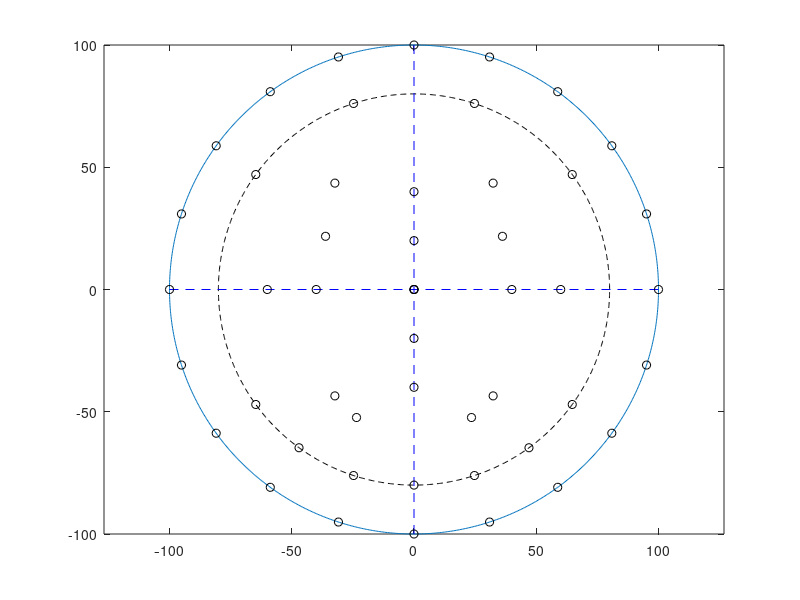

Reproduce this figure in MATLAB.
% In this script, we calculated the coordinates of the electrodes used in this project, 
%following the international 10-20 standard as closely as possible.
coord=zeros(30,2);

r=100;
t=linspace(0,2*pi,1000);
head_x      = r.*cos(t);        % Cartesian X of the head
head_y      = r.*sin(t);        % Cartesian Y of the head

figure
plot(head_x,head_y)
axis equal;
hold on;

ri=4/5*r;
head_xi      = ri.*cos(t);        % Cartesian X of the head
head_yi      = ri.*sin(t);        % Cartesian Y of the head

plot(head_xi,head_yi,'--k')
hold on;
plot([-100,100],[0,0],'--b'); hold on;
plot([0,0],[-100,100],'--b'); hold on;

coord(13,1:2)=[0,-ri]; %Oz

ti=linspace(0,2*pi,21);
coord(19,1:2)=[ri*cos(ti(3)),ri*sin(ti(3))]; % F8
coord(16,1:2)=[ri*cos(ti(5)),ri*sin(ti(5))]; % FP2
coord(1,1:2)=[ri*cos(ti(7)),ri*sin(ti(7))]; % FP1
coord(3,1:2)=[ri*cos(ti(9)),ri*sin(ti(9))]; % F7
coord(8,1:2)=[ri*cos(ti(13)),ri*sin(ti(13))]; % P7
coord(10,1:2)=[ri*cos(ti(14)),ri*sin(ti(14))]; % PO7
coord(12,1:2)=[ri*cos(ti(15)),ri*sin(ti(15))]; % O1
coord(30,1:2)=[ri*cos(ti(17)),ri*sin(ti(17))]; % O2
coord(28,1:2)=[ri*cos(ti(18)),ri*sin(ti(18))]; % PO8
coord(26,1:2)=[ri*cos(ti(19)),ri*sin(ti(19))]; % P8
coord(9,1:2)=[r*cos(ti(13)),r*sin(ti(13))]; % P9
coord(27,1:2)=[r*cos(ti(19)),r*sin(ti(19))]; % P10
coord(22,1:2)=[0,0]; % Cz
coord(15,1:2)=[0,-r/5]; % CPz
coord(14,1:2)=[0,-2*r/5]; % Pz
coord(21,1:2)=[0,r/5]; % FCz
coord(17,1:2)=[0,2*r/5]; % Fz
coord(23,1:2)=[2*r/5,0]; % C4
coord(24,1:2)=[3*r/5,0]; % C6
coord(5,1:2)=[-2*r/5,0]; % C3
coord(6,1:2)=[-3*r/5,0]; % C5
coord(2,1:2)=(coord(3,1:2)+coord(17,1:2))/2; % F3
coord(18,1:2)=(coord(19,1:2)+coord(17,1:2))/2; % F4
coord(7,1:2)=(coord(14,1:2)+coord(8,1:2))/2; % P3
coord(25,1:2)=(coord(14,1:2)+coord(26,1:2))/2; % P4
coord(4,1:2)=(coord(2,1:2)+coord(5,1:2))/2; % FC3
coord(20,1:2)=(coord(18,1:2)+coord(23,1:2))/2; % FC4
coord(11,1:2)=(coord(10,1:2)+coord(14,1:2))/2; % PO3
coord(29,1:2)=(coord(14,1:2)+coord(28,1:2))/2; % PO4


% Dummy electrodes
ind=[1:12,14:18,20];
for k=ind
    coord(30+k,1:2)=[r*cos(ti(k)),r*sin(ti(k))]; 
end

scatter(coord(:,1),coord(:,2),'k'); hold on;


